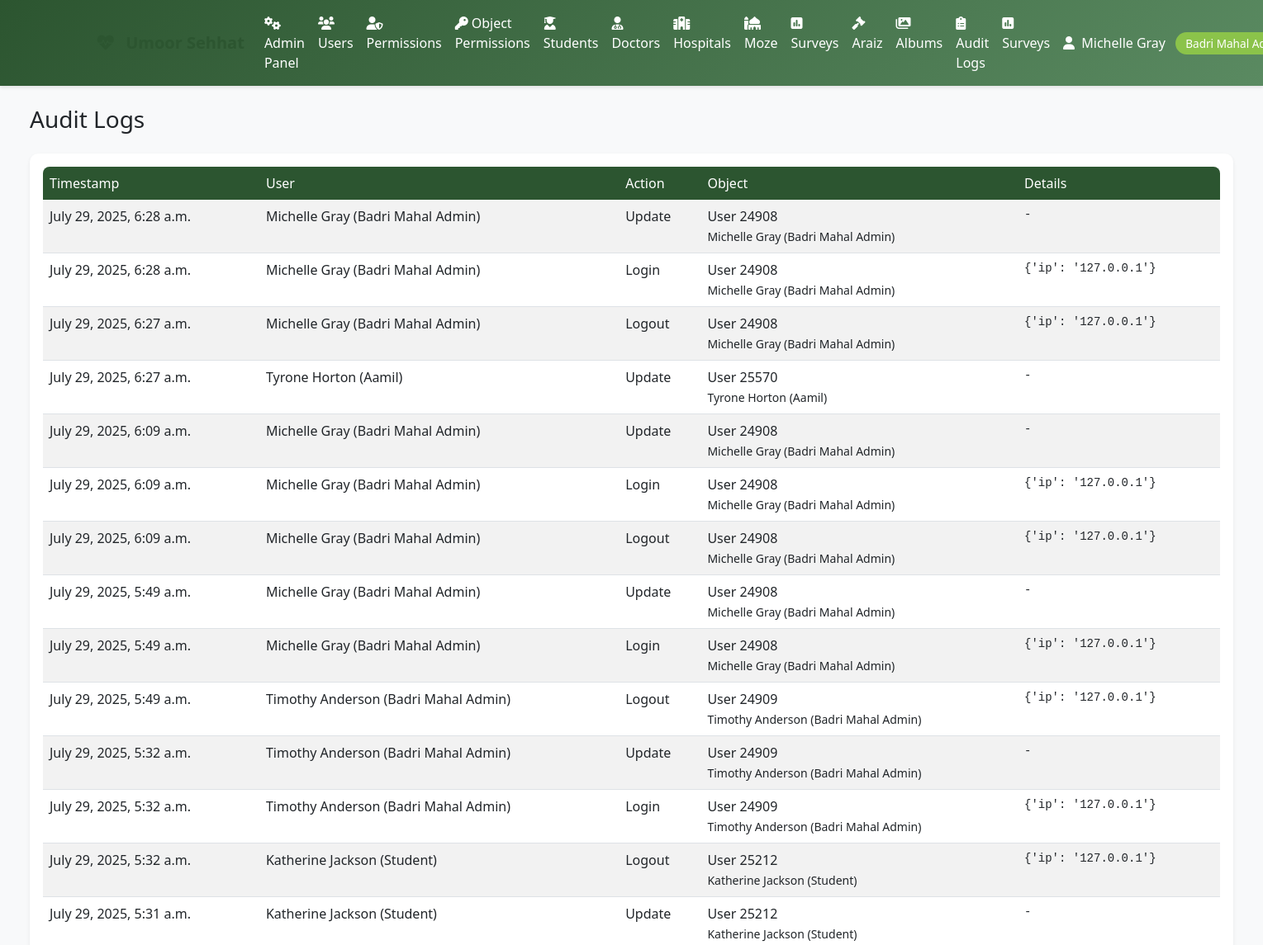
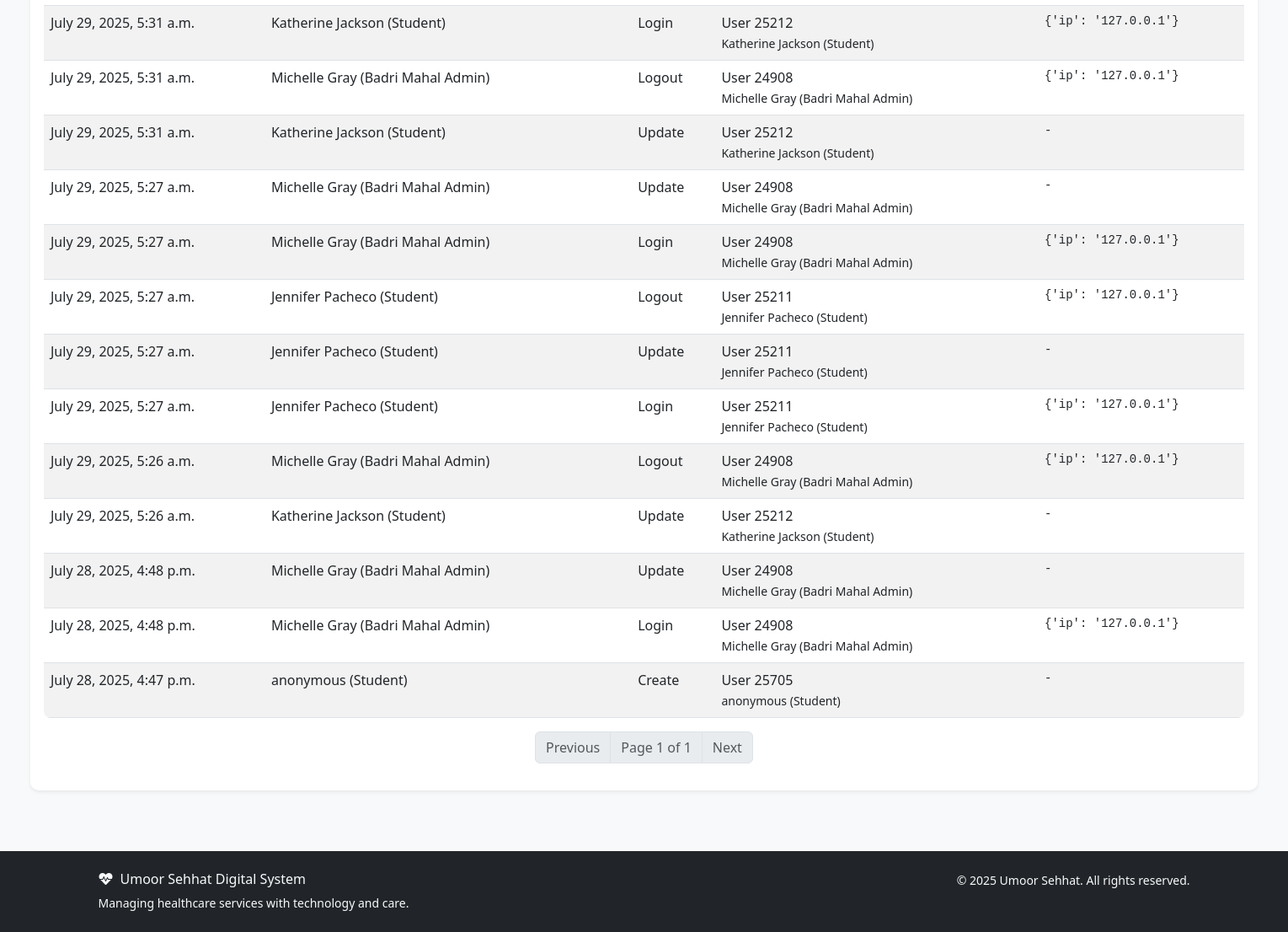
Screenshot of /accounts/audit-logs/ (signed in) with the database file from the repository (2 pictures, top to bottom).
### accounts/models.py (models this page shows, shortened)
class User(AbstractUser):
    ROLE_CHOICES = [
        ('aamil', 'Aamil'),
        ('moze_coordinator', 'Moze Coordinator'),
        ('doctor', 'Doctor'),
        ('student', 'Student'),
        ('badri_mahal_admin', 'Badri Mahal Admin'),
    ]
    role = models.CharField(max_length=20, choices=ROLE_CHOICES, default='student')
    its_id = models.CharField(
        max_length=8,
        unique=True,
        null=True,
        blank=True,
        validators=[RegexValidator(
            regex=r'^\d{8}$',
            message='ITS ID must be exactly 8 digits',
            code='invalid_its_id'
        )],
        help_text='8-digit ITS ID'
    )
    phone_number = models.CharField(max_length=15, blank=True, null=True)
    profile_photo = models.ImageField(upload_to='profile_photos/', blank=True, null=True)
    arabic_name = models.CharField(max_length=100, blank=True, null=True)
    age = models.PositiveIntegerField(blank=True, null=True)
    verified_certificate = models.FileField(upload_to='certificates/', blank=True, null=True)
    specialty = models.CharField(max_length=100, blank=True, null=True)
    college = models.CharField(max_length=100, blank=True, null=True)  # For students
    specialization = models.CharField(max_length=100, blank=True, null=True)  # For students
    created_at = models.DateTimeField(auto_now_add=True)
    updated_at = models.DateTimeField(auto_now=True)
    def __str__(self):
        return f"{self.get_full_name()} ({self.get_role_display()})"
    def get_full_name(self):
        if self.arabic_name:
            return self.arabic_name
        return super().get_full_name() or self.username
    @property
    def is_aamil(self):
        return self.role == 'aamil'
    @property
    def is_moze_coordinator(self):
        return self.role == 'moze_coordinator'
    @property
    def is_doctor(self):
        return self.role == 'doctor'
    @property
    def is_student(self):
        return self.role == 'student'
    @property
    def is_admin(self):
        return self.role == 'badri_mahal_admin' or self.is_superuser
    class Meta:
        verbose_name = 'User'
        verbose_name_plural = 'Users'
        ordering = ['first_name', 'last_name']

class AuditLog(models.Model):
    ACTION_CHOICES = [
        ('create', 'Create'),
        ('update', 'Update'),
        ('delete', 'Delete'),
        ('login', 'Login'),
        ('logout', 'Logout'),
        ('permission_change', 'Permission Change'),
        ('other', 'Other'),
    ]
    user = models.ForeignKey(User, on_delete=models.SET_NULL, null=True, blank=True, related_name='audit_logs')
    action = models.CharField(max_length=32, choices=ACTION_CHOICES)
    object_type = models.CharField(max_length=64, blank=True, null=True)
    object_id = models.CharField(max_length=64, blank=True, null=True)
    object_repr = models.CharField(max_length=256, blank=True, null=True)
    timestamp = models.DateTimeField(auto_now_add=True)
    extra_data = models.JSONField(blank=True, null=True)
    class Meta:
        ordering = ['-timestamp']
        verbose_name = 'Audit Log'
        verbose_name_plural = 'Audit Logs'

### accounts/views.py (the view)
# urls.py: path('audit-logs/', views.AuditLogListView.as_view(), name='audit_log_list'),
class AuditLogListView(LoginRequiredMixin, UserPassesTestMixin, TemplateView):
    template_name = 'accounts/audit_log_list.html'
    paginate_by = 30
    def test_func(self):
        return self.request.user.is_admin
    def get_context_data(self, **kwargs):
        context = super().get_context_data(**kwargs)
        logs = AuditLog.objects.select_related('user').all()
        paginator = Paginator(logs, self.paginate_by)
        page_number = self.request.GET.get('page')
        page_obj = paginator.get_page(page_number)
        context['page_obj'] = page_obj
        return context

### templates/accounts/audit_log_list.html (shortened to what this page needs)
{% extends 'base.html' %}
{% block content %}
<div class="container-fluid px-2 px-md-4">
    <h1 class="h3 mb-4">Audit Logs</h1>
    <div class="card shadow-sm">
        <div class="card-body">
            <div class="table-responsive">
                <table class="table table-striped table-hover">
                    <thead>
                        <tr>
                            <th>Timestamp</th>
                            <th>User</th>
                            <th>Action</th>
                            <th>Object</th>
                            <th>Details</th>
                        </tr>
                    </thead>
                    <tbody>
                        {% for log in page_obj %}
                        <tr>
                            <td>{{ log.timestamp }}</td>
                            <td>{{ log.user|default:'-' }}</td>
                            <td>{{ log.get_action_display }}</td>
                            <td>{{ log.object_type }} {{ log.object_id }}<br><small>{{ log.object_repr }}</small></td>
                            <td><pre style="white-space: pre-wrap; word-break: break-all;">{{ log.extra_data|default:'-' }}</pre></td>
                        </tr>
                        {% empty %}
                        <tr><td colspan="5" class="text-center">No audit logs found.</td></tr>
                        {% endfor %}
                    </tbody>
                </table>
            </div>
            <nav>
                <ul class="pagination justify-content-center">
                    {% if page_obj.has_previous %}
                        <li class="page-item"><a class="page-link" href="?page={{ page_obj.previous_page_number }}">Previous</a></li>
                    {% else %}
                        <li class="page-item disabled"><span class="page-link">Previous</span></li>
                    {% endif %}
                    <li class="page-item disabled"><span class="page-link">Page {{ page_obj.number }} of {{ page_obj.paginator.num_pages }}</span></li>
                    {% if page_obj.has_next %}
                        <li class="page-item"><a class="page-link" href="?page={{ page_obj.next_page_number }}">Next</a></li>
                    {% else %}
                        <li class="page-item disabled"><span class="page-link">Next</span></li>
                    {% endif %}
                </ul>
            </nav>
        </div>
    </div>
</div>
{% endblock %}

### templates/base.html (shortened to what this page needs)
<!DOCTYPE html>
<html lang="en">
<head>
    <link href="https://cdn.jsdelivr.net/npm/bootstrap@5.3.0/dist/css/bootstrap.min.css" rel="stylesheet">
    <link href="https://cdnjs.cloudflare.com/ajax/libs/font-awesome/6.0.0/css/all.min.css" rel="stylesheet">
</head>
<body>
    <nav class="navbar navbar-expand-lg navbar-custom">
        <div class="container">
            <a class="navbar-brand text-white" href="{% url 'dashboard' %}">
                <i class="fas fa-heartbeat me-2"></i>
            </a>
            <div class="collapse navbar-collapse" id="navbarNav">
                {% if user.is_authenticated %}
                    <ul class="navbar-nav me-auto">
                        {% if user.is_admin %}
                            <li class="nav-item">
                                <a class="nav-link" href="{% url 'admin:index' %}">
                                    <i class="fas fa-cogs me-1"></i>Admin Panel
                                </a>
                            </li>
                            <li class="nav-item">
                                <a class="nav-link" href="{% url 'accounts:user_list' %}">
                                    <i class="fas fa-users me-1"></i>Users
                                </a>
                            </li>
                            <li class="nav-item">
                                <a class="nav-link" href="{% url 'accounts:permission_management' %}">
                                    <i class="fas fa-user-shield me-1"></i>Permissions
                                </a>
                            </li>
                            <li class="nav-item">
                                <a class="nav-link" href="{% url 'accounts:object_permission_management' %}">
                                    <i class="fas fa-key me-1"></i>Object Permissions
                                </a>
                            </li>
                            <li class="nav-item">
                                <a class="nav-link" href="{% url 'students:student_list' %}">
                                    <i class="fas fa-user-graduate me-1"></i>Students
                                </a>
                            </li>
                            <li class="nav-item">
                                <a class="nav-link" href="{% url 'doctordirectory:doctor_list' %}">
                                    <i class="fas fa-user-md me-1"></i>Doctors
                                </a>
                            </li>
                            <li class="nav-item">
                                <a class="nav-link" href="{% url 'mahalshifa:hospital_list' %}">
                                    <i class="fas fa-hospital me-1"></i>Hospitals
                                </a>
                            </li>
                            <li class="nav-item">
                                <a class="nav-link" href="{% url 'moze:list' %}">
                                    <i class="fas fa-mosque me-1"></i>Moze
                                </a>
                            </li>
                            <li class="nav-item">
                                <a class="nav-link" href="{% url 'surveys:list' %}">
                                    <i class="fas fa-poll me-1"></i>Surveys
                                </a>
                            </li>
                            <li class="nav-item">
                                <a class="nav-link" href="{% url 'araz:petition_list' %}">
                                    <i class="fas fa-gavel me-1"></i>Araiz
                                </a>
                            </li>
                            <li class="nav-item">
                                <a class="nav-link" href="{% url 'photos:album_list' %}">
                                    <i class="fas fa-images me-1"></i>Albums
                                </a>
                            </li>
                            <li class="nav-item">
                                <a class="nav-link" href="{% url 'accounts:audit_log_list' %}">
                                    <i class="fas fa-clipboard-list me-1"></i>Audit Logs
                                </a>
                            </li>
                        {% endif %}
                        <li class="nav-item">
                            <a class="nav-link" href="{% url 'surveys:list' %}" class="text-decoration-none">
                                <i class="fas fa-poll me-1"></i>Surveys
                            </a>
                        </li>
                    </ul>
                    <ul class="navbar-nav">
                        <li class="nav-item dropdown">
                            <a class="nav-link dropdown-toggle" href="#" id="navbarDropdown" role="button" data-bs-toggle="dropdown">
                                <i class="fas fa-user me-1"></i>
                                {{ user.get_full_name|default:user.username }}
                                <span class="role-badge ms-2">{{ user.get_role_display }}</span>
                            </a>
                        </li>
                    </ul>
                {% endif %}
            </div>
        </div>
    </nav>
    <main class="container-fluid py-4">
        {% block content %}{% endblock %}
    </main>
    <footer class="bg-dark text-light py-4 mt-5">
        <div class="container">
            <div class="row">
                <div class="col-md-6">
                    <h6><i class="fas fa-heartbeat me-2"></i>Umoor Sehhat Digital System</h6>
                    <p class="small mb-0">Managing healthcare services with technology and care.</p>
                </div>
                <div class="col-md-6 text-md-end">
                    <p class="small mb-0">
                        &copy; {% now "Y" %} Umoor Sehhat. All rights reserved.
                    </p>
                </div>
            </div>
        </div>
    </footer>
</body>
</html>

### templates/base.html (style rules this page uses)
:root { --primary-color: #2c5530; --secondary-color: #5a8a61; --accent-color: #8bc34a; --text-dark: #2d3436; --bg-light: #f8f9fa; }
body { font-family: 'Segoe UI', Tahoma, Geneva, Verdana, sans-serif; background-color: var(--bg-light); }
.navbar-brand { font-weight: bold; color: var(--primary-color) !important; }
.navbar-custom { background: linear-gradient(135deg, var(--primary-color), var(--secondary-color)); box-shadow: 0 2px 4px rgba(0,0,0,.1); }
.navbar-custom .navbar-nav .nav-link { color: white !important; font-weight: 500; transition: all 0.3s ease; }
.card { border: none; border-radius: 10px; box-shadow: 0 4px 6px rgba(0,0,0,.1); transition: transform 0.3s ease; }
.role-badge { background: var(--accent-color); color: white; padding: 4px 12px; border-radius: 20px; font-size: 0.85rem; font-weight: 500; }
.table { border-radius: 8px; overflow: hidden; }
.table thead th { border: none; background: var(--primary-color); color: white; font-weight: 500; }

### rows the page displays
User: get_full_name "Michelle Gray", role "Badri Mahal…"
AuditLog: timestamp "July 29, 2025, 6:28 a.m.", user "Michelle Gray (Badri Mahal Admin)", action "Update", object_type "User", object_id "24908", object_repr "Michelle Gray (Badri Mahal Admin)", extra_data "-"
AuditLog: timestamp "July 29, 2025, 6:28 a.m.", user "Michelle Gray (Badri Mahal Admin)", action "Login", object_type "User", object_id "24908", object_repr "Michelle Gray (Badri Mahal Admin)", extra_data "{'ip': '127.0.0.1'}"
AuditLog: timestamp "July 29, 2025, 6:27 a.m.", user "Michelle Gray (Badri Mahal Admin)", action "Logout", object_type "User", object_id "24908", object_repr "Michelle Gray (Badri Mahal Admin)", extra_data "{'ip': '127.0.0.1'}"
AuditLog: timestamp "July 29, 2025, 6:27 a.m.", user "Tyrone Horton (Aamil)", action "Update", object_type "User", object_id "25570", object_repr "Tyrone Horton (Aamil)", extra_data "-"
AuditLog: timestamp "July 29, 2025, 6:09 a.m.", user "Michelle Gray (Badri Mahal Admin)", action "Update", object_type "User", object_id "24908", object_repr "Michelle Gray (Badri Mahal Admin)", extra_data "-"
AuditLog: timestamp "July 29, 2025, 6:09 a.m.", user "Michelle Gray (Badri Mahal Admin)", action "Login", object_type "User", object_id "24908", object_repr "Michelle Gray (Badri Mahal Admin)", extra_data "{'ip': '127.0.0.1'}"
AuditLog: timestamp "July 29, 2025, 6:09 a.m.", user "Michelle Gray (Badri Mahal Admin)", action "Logout", object_type "User", object_id "24908", object_repr "Michelle Gray (Badri Mahal Admin)", extra_data "{'ip': '127.0.0.1'}"
AuditLog: timestamp "July 29, 2025, 5:49 a.m.", user "Michelle Gray (Badri Mahal Admin)", action "Update", object_type "User", object_id "24908", object_repr "Michelle Gray (Badri Mahal Admin)", extra_data "-"
AuditLog: timestamp "July 29, 2025, 5:49 a.m.", user "Michelle Gray (Badri Mahal Admin)", action "Login", object_type "User", object_id "24908", object_repr "Michelle Gray (Badri Mahal Admin)", extra_data "{'ip': '127.0.0.1'}"
AuditLog: timestamp "July 29, 2025, 5:49 a.m.", user "Timothy Anderson (Badri Mahal Admin)", action "Logout", object_type "User", object_id "24909", object_repr "Timothy Anderson (Badri Mahal Admin)", extra_data "{'ip': '127.0.0.1'}"
AuditLog: timestamp "July 29, 2025, 5:32 a.m.", user "Timothy Anderson (Badri Mahal Admin)", action "Update", object_type "User", object_id "24909", object_repr "Timothy Anderson (Badri Mahal Admin)", extra_data "-"
AuditLog: timestamp "July 29, 2025, 5:32 a.m.", user "Timothy Anderson (Badri Mahal Admin)", action "Login", object_type "User", object_id "24909", object_repr "Timothy Anderson (Badri Mahal Admin)", extra_data "{'ip': '127.0.0.1'}"
AuditLog: timestamp "July 29, 2025, 5:32 a.m.", user "Katherine Jackson (Student)", action "Logout", object_type "User", object_id "25212", object_repr "Katherine Jackson (Student)", extra_data "{'ip': '127.0.0.1'}"
AuditLog: timestamp "July 29, 2025, 5:31 a.m.", user "Katherine Jackson (Student)", action "Update", object_type "User", object_id "25212", object_repr "Katherine Jackson (Student)", extra_data "-"
AuditLog: timestamp "July 29, 2025, 5:31 a.m.", user "Katherine Jackson (Student)", action "Login", object_type "User", object_id "25212", object_repr "Katherine Jackson (Student)", extra_data "{'ip': '127.0.0.1'}"
AuditLog: timestamp "July 29, 2025, 5:31 a.m.", user "Michelle Gray (Badri Mahal Admin)", action "Logout", object_type "User", object_id "24908", object_repr "Michelle Gray (Badri Mahal Admin)", extra_data "{'ip': '127.0.0.1'}"
AuditLog: timestamp "July 29, 2025, 5:31 a.m.", user "Katherine Jackson (Student)", action "Update", object_type "User", object_id "25212", object_repr "Katherine Jackson (Student)", extra_data "-"
AuditLog: timestamp "July 29, 2025, 5:27 a.m.", user "Michelle Gray (Badri Mahal Admin)", action "Update", object_type "User", object_id "24908", object_repr "Michelle Gray (Badri Mahal Admin)", extra_data "-"
AuditLog: timestamp "July 29, 2025, 5:27 a.m.", user "Michelle Gray (Badri Mahal Admin)", action "Login", object_type "User", object_id "24908", object_repr "Michelle Gray (Badri Mahal Admin)", extra_data "{'ip': '127.0.0.1'}"
AuditLog: timestamp "July 29, 2025, 5:27 a.m.", user "Jennifer Pacheco (Student)", action "Logout", object_type "User", object_id "25211", object_repr "Jennifer Pacheco (Student)", extra_data "{'ip': '127.0.0.1'}"
AuditLog: timestamp "July 29, 2025, 5:27 a.m.", user "Jennifer Pacheco (Student)", action "Update", object_type "User", object_id "25211", object_repr "Jennifer Pacheco (Student)", extra_data "-"
AuditLog: timestamp "July 29, 2025, 5:27 a.m.", user "Jennifer Pacheco (Student)", action "Login", object_type "User", object_id "25211", object_repr "Jennifer Pacheco (Student)", extra_data "{'ip': '127.0.0.1'}"
AuditLog: timestamp "July 29, 2025, 5:26 a.m.", user "Michelle Gray (Badri Mahal Admin)", action "Logout", object_type "User", object_id "24908", object_repr "Michelle Gray (Badri Mahal Admin)", extra_data "{'ip': '127.0.0.1'}"
AuditLog: timestamp "July 29, 2025, 5:26 a.m.", user "Katherine Jackson (Student)", action "Update", object_type "User", object_id "25212", object_repr "Katherine Jackson (Student)", extra_data "-"
AuditLog: timestamp "July 28, 2025, 4:48 p.m.", user "Michelle Gray (Badri Mahal Admin)", action "Update", object_type "User", object_id "24908", object_repr "Michelle Gray (Badri Mahal Admin)", extra_data "-"
AuditLog: timestamp "July 28, 2025, 4:48 p.m.", user "Michelle Gray (Badri Mahal Admin)", action "Login", object_type "User", object_id "24908", object_repr "Michelle Gray (Badri Mahal Admin)", extra_data "{'ip': '127.0.0.1'}"
AuditLog: timestamp "July 28, 2025, 4:47 p.m.", user "anonymous (Student)", action "Create", object_type "User", object_id "25705", object_repr "anonymous (Student)", extra_data "-"

### other values shown
{{ page_obj.number }} "1"
{{ page_obj.paginator.num_pages }} "1"
